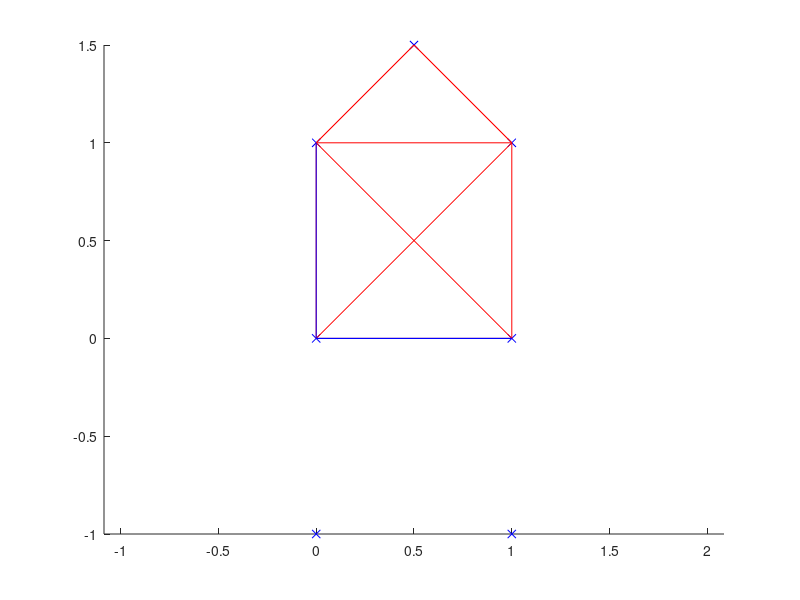
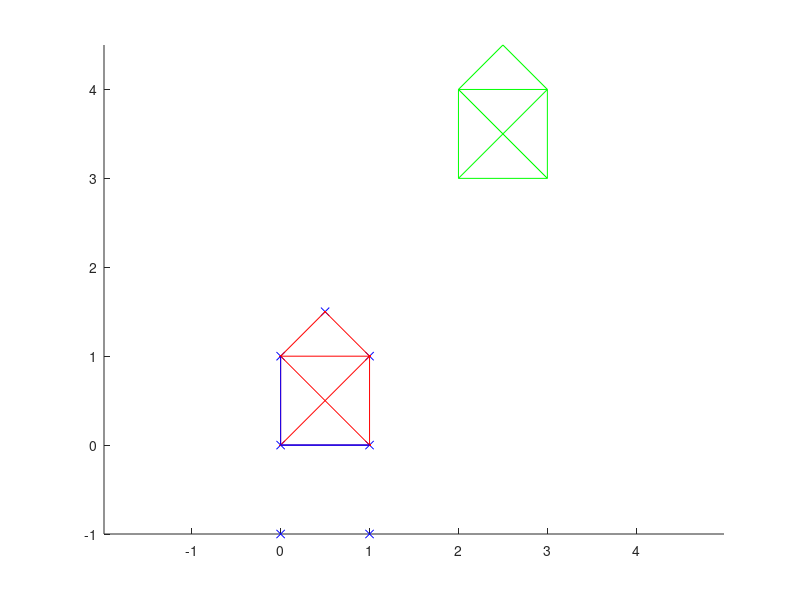
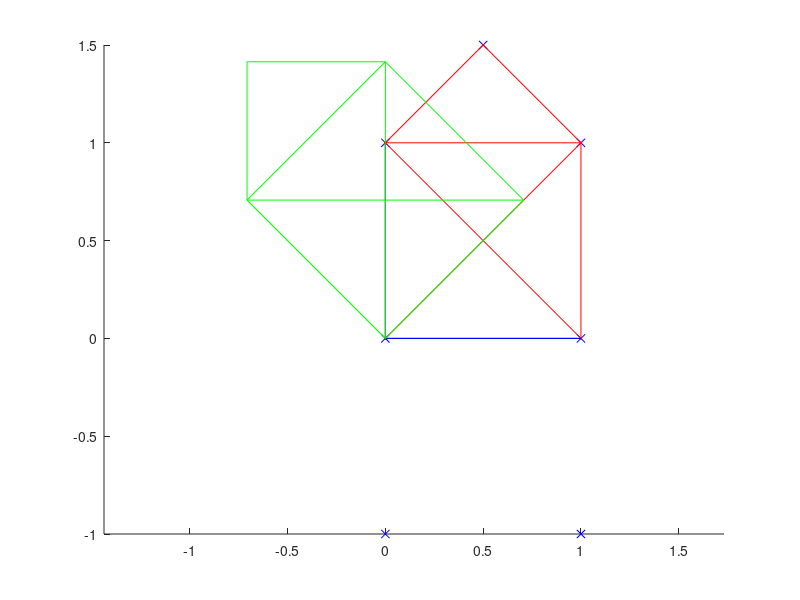
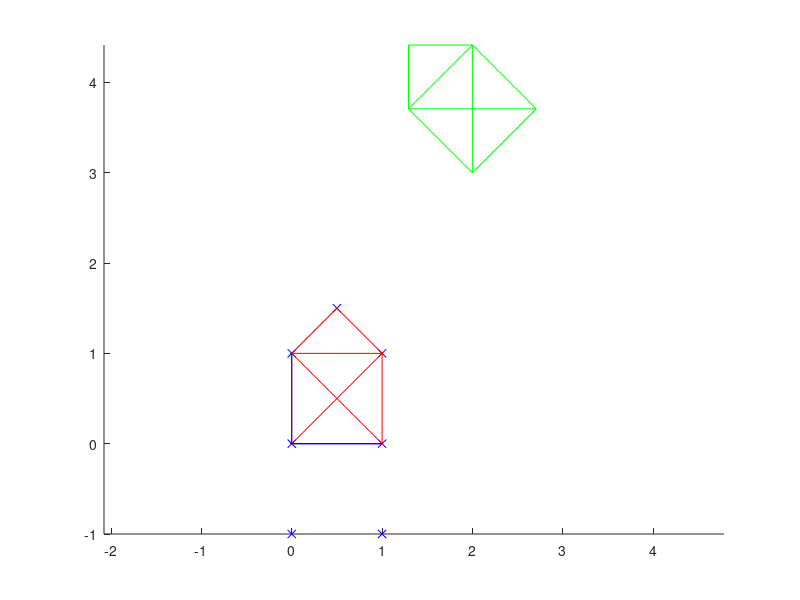

Write MATLAB code to recreate these figures, in order.
% points of the "nikolaus haus"
p1 = [0,0]';
p2 = [1,0]';
p3 = [0,1]';
p4 = [1,1]';
p5 = [0.5,1.5]';
p6 = [0,-1]';
p7 = [1,-1]';

%sequencial arrangement of the points to plot them
p=[p1,p2,p3,p4,p5,p6,p7];

%define the axes in x and y direction
paxes=[p1,p2,p1,p3];

%define the right order to plot the correct house
pnikolaus = [p1,p2,p4,p5,p3,p1,p4,p3,p2];

% extend the points to homogeneous coordinates
pnikolaus(3,:) = 1;

figure(1);
axis equal;
hold on;

% plot simple house
plot(p(1,:),p(2,:),'bx');
plot(pnikolaus(1,:),pnikolaus(2,:),'r-');
plot(paxes(1,:),paxes(2,:),'b-');

% -----
% plot translated house by the vector (2,3)'
figure(2);
axis equal;
hold on;

% define 3x3 transformation matrix A1 that translates the point set
% pnikolaus by (2,3)'
A1 = eye(3);
A1(1,3)=2;
A1(2,3)=3;

% transform the pnikolaus point set with the translation matrix A1
nik1 = A1*pnikolaus; %%

% plot the original and the translated house in the same figure
plot(p(1,:),p(2,:),'bx')
plot(pnikolaus(1,:),pnikolaus(2,:),'r.-')
plot(paxes(1,:),paxes(2,:),'b-')
plot(nik1(1,:),nik1(2,:),'g-')

%-----
% plot rotated house by 45degree CCW (pi/4)  
figure(3);
axis equal;
hold on;

% TODO: define the 3x3 transformation matrix that rotates counter clockwise
% with 45 degrees (pi/4)
A2 = [ cos(pi/4) -sin(pi/4) 0; ...
       sin(pi/4) cos(pi/4)  0; ...
       0        0           1;]

% TODO: transform the pnikolaus point set with the rotation matrix
nik2 = A2* pnikolaus; %%

% plot the original and the rotated house in the same figure
plot(p(1,:),p(2,:),'bx')
plot(pnikolaus(1,:),pnikolaus(2,:),'r.-')
plot(paxes(1,:),paxes(2,:),'b-')
plot(nik2(1,:),nik2(2,:),'g-')

% -----
% Concardinate the transformations in different orders
% 1) first translation then rotation in world coordinates
figure(4);
axis equal;
hold on;

% TODO: transform the pnikolaus point set where first the rotation A2 and
% afterwards the translation A1 is performed in world coordinates
nik3 = A1 * A2 * pnikolaus; %%

plot(p(1,:),p(2,:),'bx')
plot(pnikolaus(1,:),pnikolaus(2,:),'r.-')
plot(paxes(1,:),paxes(2,:),'b-')
plot(nik3(1,:),nik3(2,:),'g-')

% 2) first rotation than translation in world coordinates
figure(5);
axis equal;
hold on;

% TODO: transform the pnikolaus point set where first the translation A1 and
% afterwards the rotation A2 is performed in world coordinates
nik4 = A2 * A1 * pnikolaus; %%

plot(p(1,:),p(2,:),'bx')
plot(pnikolaus(1,:),pnikolaus(2,:),'r.-')
plot(paxes(1,:),paxes(2,:),'b-')
plot(nik4(1,:),nik4(2,:),'g-')

% 3) combine both transformations in one single matrix
figure(6);
axis equal;
hold on;

% TODO: create one single matrix A3 that containts the above specified
% rotation in the upper left 2x2 matrix and the translation specified above
% in the first two rows of the last column
A3 = (A1 + A2)-eye(3); 

% TODO: transform the pnikolaus point set with the A3 matrix
nik5 = A3 * pnikolaus; %%

plot(p(1,:),p(2,:),'bx')
plot(pnikolaus(1,:),pnikolaus(2,:),'r.-')
plot(paxes(1,:),paxes(2,:),'b-')
plot(nik5(1,:),nik5(2,:),'g-')

% ------
% affine transformation
figure(7);
axis equal;
hold on;

% affine transformation matrix A4
A4 = [1.6 0.1 1.5; ...
      0.3 1.5 0.5; ...
      0 0 1];

% TODO: transform the pnikolaus point set with the affine A4 matrix  
nik6 = A4 * pnikolaus; %%

plot(p(1,:),p(2,:),'bx')
plot(pnikolaus(1,:),pnikolaus(2,:),'r.-')
plot(paxes(1,:),paxes(2,:),'b-')
plot(nik6(1,:),nik6(2,:),'g-')


% -----  
% projective transformation
figure(8);
axis equal;
hold on;

% projective transformation matrix A5
A5 = [1.6 0.1 1.5; ...
      0.3 1.5 0.5; ...
      0.2 0.3 1];

%TODO: transform the points pnikolaus by the projective transformation A5
nik7 = A5 * pnikolaus; %%

for i=1:size(nik7,2)
% TODO: normalize the points after the projective transformation. Each point
% has to be divided by the entry in its third row. (to validate the result
% see if the last row is throughout all points 1)
    nik7(:,i) = nik7(:,i)/nik7(3,i);
end

plot(p(1,:),p(2,:),'bx')
plot(pnikolaus(1,:),pnikolaus(2,:),'r.-')
plot(paxes(1,:),paxes(2,:),'b-')
plot(nik7(1,:),nik7(2,:),'g-')

